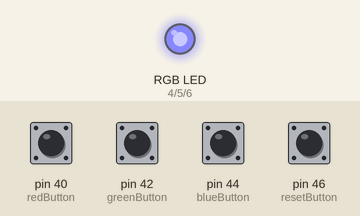
The sketch below on a simulated Arduino Mega 2560, built with avr-gcc and run on an emulated ATmega2560. Parts: an RGB LED mixed from three pins (HIGH = lit). The test bench sets the inputs (shaded band); at power-on: pin 40 (redButton), pin 42 (greenButton), pin 44 (blueButton), pin 46 (resetButton) HIGH. What the sketch prints to the serial monitor is not drawn.

Above: at 1.2 s.
1.3 s: pin 46 (resetButton) pulled LOW for 0.15 s
At 2.1 s:
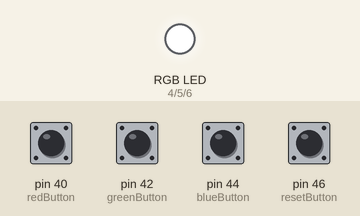
Timing chart, 0 to 4.3 s (numbered marks = the images above; inputs shaded):
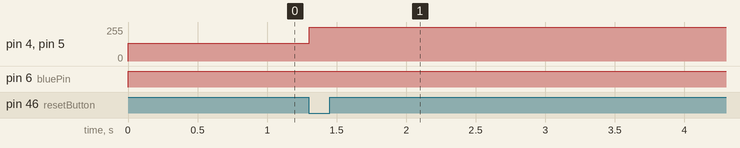

Measured:
- after the input at 1.3 s, pin 4 (redPin), pin 5 (greenPin): 135/255 → 255/255 at once

The sketch:

LEDMixAndMatch.ino
```cpp
 // To setup, connect an RGB LED to 4, 5, and 6, and then connect buttons to 40, 42, 44, and 46.
//Variable Decralation

int r = 120;
int g = 120;
int b = 0;
int redPin = 4;
int greenPin = 5;
int bluePin = 6;
int redButton = 40;
int greenButton = 42;
int blueButton = 44;
int resetButton = 46;

void setup() {
  // pinmode time :)
  pinMode(redPin, OUTPUT);
  pinMode(greenPin, OUTPUT);
  pinMode(bluePin, OUTPUT);
  pinMode(redButton, INPUT);
  pinMode(greenButton, INPUT);
  pinMode(blueButton, INPUT);
  pinMode(resetButton, INPUT);
  Serial.begin(9600);
}

void loop() {
  Serial.println(digitalRead(resetButton));
  // Button Detection
  if (digitalRead(redButton) == 0 && !r >= 255)
  {
    r += 5;
  }
  if (digitalRead(greenButton) == 0 && !g >= 255)
  {
    g += 5;
  }
  if (digitalRead(blueButton) == 0&& !b >= 255)
  {
    b += 5;
  }
    if (digitalRead(resetButton) == 0)
  {
    r = 0;
    g = 0;
    b = 0;
  }
  color(r, g, b);
}

void color (unsigned char red, unsigned char green, unsigned char blue)// the color generating function
{
     analogWrite(redPin, 255-red);     // PWM signal output
     analogWrite(greenPin, 255-green); // PWM signal output
     analogWrite(bluePin, 255-blue);   // PWM signal output
}
```
